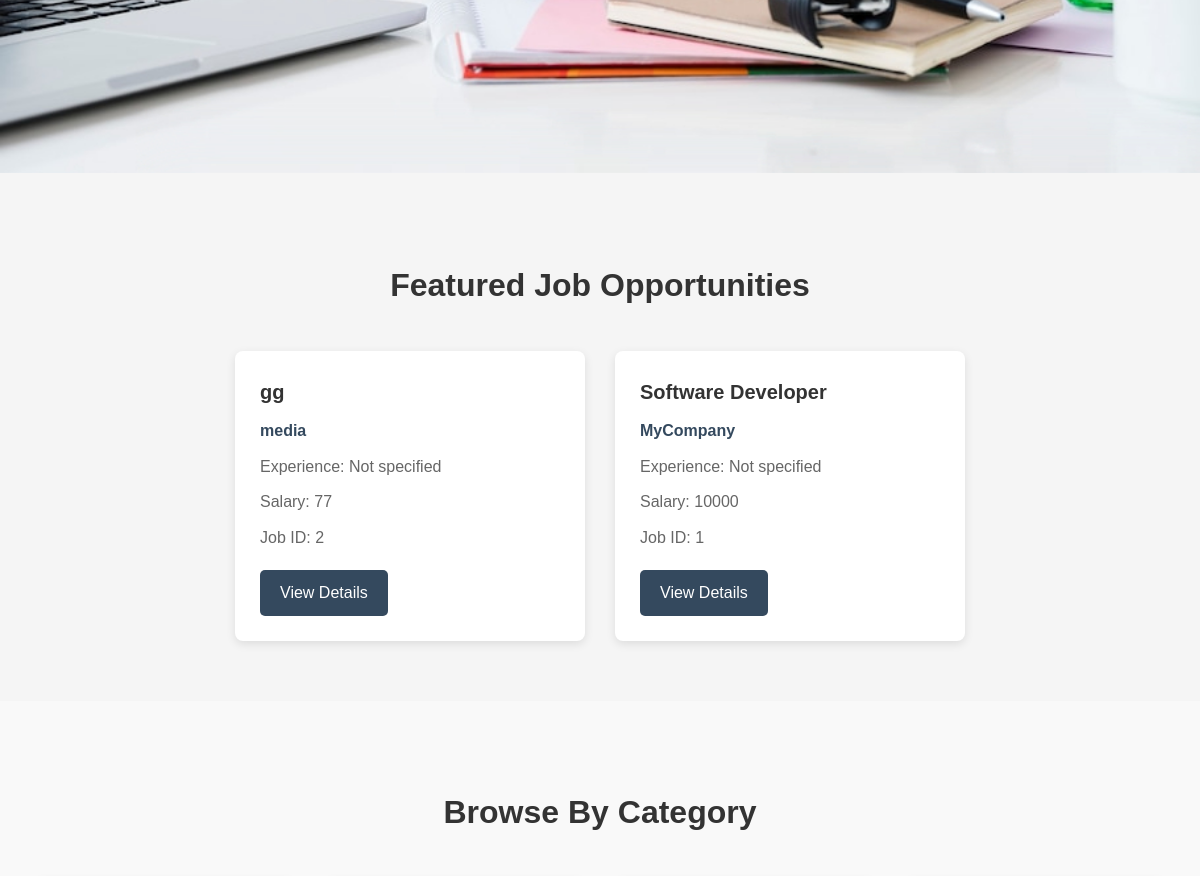
/ (middle part), run on an earlier commit of the app's database.
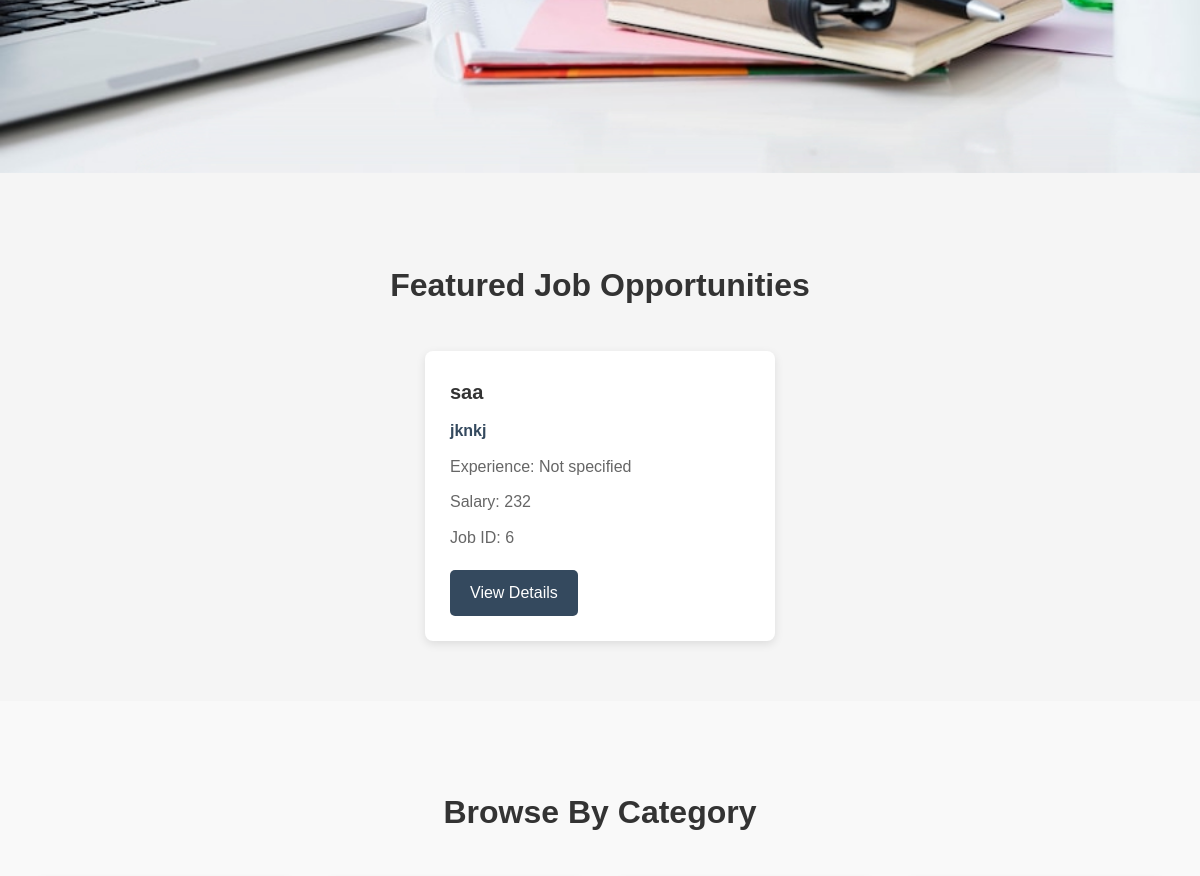
And on a later commit of the database.
### jobs/models.py (models this page shows, shortened)
class Job(models.Model):
    STATUS_CHOICES = [
        ('open', 'Open'),
        ('close', 'Closed'),
    ]
    job_id = models.CharField(max_length=50, unique=True,default='default123')
    title = models.CharField(max_length=100)
    salary = models.IntegerField()
    company = models.CharField(max_length=100)
    status = models.CharField(max_length=10, choices=STATUS_CHOICES)

### home/views.py (the view)
# urls.py: path('', views.home, name='home'),
def home(request):
    featured_jobs = Job.objects.filter(status__iexact='open').order_by('-id')[:3]
    context = {
        'featured_jobs': featured_jobs
    }
    return render(request, 'home/home.html', context)

### home/templates/home/home.html (shortened to what this page needs)
{% load static %}
<!DOCTYPE html>
<html lang="en">
<head>
    <link rel="stylesheet" href="{% static 'home/css/home.css' %}">
</head>
<body>
    <div class="hero">
    </div>
    <div class="featured-jobs">
        <h2>Featured Job Opportunities</h2>
        <div class="job-cards" id="job-cards-container">
            {% if featured_jobs %}
                {% for job in featured_jobs %}
                <div class="job-card">
                    <h3>{{ job.title }}</h3>
                    <div class="company-name">{{ job.company }}</div>
                    <div class="job-details">Experience: {{ job.experience|default:"Not specified" }}</div>
                    <div class="job-details">Salary: {{ job.salary|default:"Not specified" }}</div>
                    <div class="job-location">Job ID: {{ job.id }}</div>
                    <a href="{% url 'job_detail' job.id %}" class="view-job-btn">View Details</a>
                </div>
                {% endfor %}
            {% else %}
                <p class="no-jobs">No open jobs available at the moment.</p>
            {% endif %}
        </div>
    </div>
    <div class="categories-section">
        <h2>Browse By Category</h2>
    </div>
</body>
</html>

What changed in the data, as far as the page shows it:
removed Job: title "gg", company "media", experience "Not specified", salary "77", id "2"
removed Job: title "Software Developer", company "MyCompany", experience "Not specified", salary "10000", id "1"
added Job: title "saa", company "jknkj", experience "Not specified", salary "232", id "6"
